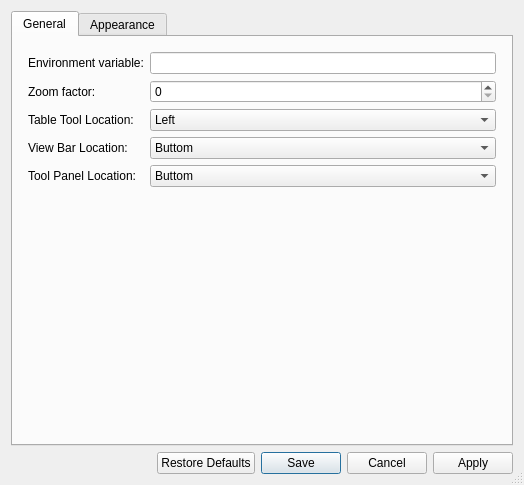
<?xml version="1.0" encoding="UTF-8"?>
<ui version="4.0">
 <class>Dialog</class>
 <widget class="QDialog" name="Dialog">
  <property name="geometry">
   <rect>
    <x>0</x>
    <y>0</y>
    <width>524</width>
    <height>485</height>
   </rect>
  </property>
  <property name="windowTitle">
   <string>Preferences</string>
  </property>
  <property name="windowIcon">
   <iconset resource="../../../../桌面/Pyslvs-PyQt5/icons.qrc">
    <normaloff>:/icons/shaded.png</normaloff>:/icons/shaded.png</iconset>
  </property>
  <property name="sizeGripEnabled">
   <bool>true</bool>
  </property>
  <layout class="QVBoxLayout" name="verticalLayout">
   <item>
    <widget class="QTabWidget" name="option_tab">
     <property name="currentIndex">
      <number>0</number>
     </property>
     <widget class="QWidget" name="general_tab">
      <attribute name="title">
       <string>General</string>
      </attribute>
      <layout class="QVBoxLayout" name="verticalLayout_2">
       <item>
        <layout class="QGridLayout" name="gridLayout">
         <property name="leftMargin">
          <number>6</number>
         </property>
         <property name="topMargin">
          <number>6</number>
         </property>
         <property name="rightMargin">
          <number>6</number>
         </property>
         <property name="bottomMargin">
          <number>6</number>
         </property>
         <item row="1" column="0">
          <widget class="QLabel" name="label_2">
           <property name="text">
            <string>Zoom factor:</string>
           </property>
          </widget>
         </item>
         <item row="1" column="1">
          <widget class="QSpinBox" name="spinBox"/>
         </item>
         <item row="0" column="0">
          <widget class="QLabel" name="label">
           <property name="text">
            <string>Environment variable:</string>
           </property>
          </widget>
         </item>
         <item row="0" column="1">
          <widget class="QLineEdit" name="EnvVariable"/>
         </item>
         <item row="2" column="1">
          <widget class="QComboBox" name="comboBox">
           <item>
            <property name="text">
             <string>Left</string>
            </property>
           </item>
           <item>
            <property name="text">
             <string>Right</string>
            </property>
           </item>
          </widget>
         </item>
         <item row="3" column="1">
          <widget class="QComboBox" name="comboBox_2">
           <item>
            <property name="text">
             <string>Buttom</string>
            </property>
           </item>
           <item>
            <property name="text">
             <string>Top</string>
            </property>
           </item>
          </widget>
         </item>
         <item row="2" column="0">
          <widget class="QLabel" name="label_3">
           <property name="text">
            <string>Table Tool Location:</string>
           </property>
          </widget>
         </item>
         <item row="3" column="0">
          <widget class="QLabel" name="label_4">
           <property name="text">
            <string>View Bar Location:</string>
           </property>
          </widget>
         </item>
         <item row="4" column="0">
          <widget class="QLabel" name="label_5">
           <property name="text">
            <string>Tool Panel Location:</string>
           </property>
          </widget>
         </item>
         <item row="4" column="1">
          <widget class="QComboBox" name="comboBox_3">
           <item>
            <property name="text">
             <string>Buttom</string>
            </property>
           </item>
           <item>
            <property name="text">
             <string>Top</string>
            </property>
           </item>
          </widget>
         </item>
        </layout>
       </item>
       <item>
        <spacer name="verticalSpacer">
         <property name="orientation">
          <enum>Qt::Vertical</enum>
         </property>
         <property name="sizeHint" stdset="0">
          <size>
           <width>20</width>
           <height>220</height>
          </size>
         </property>
        </spacer>
       </item>
      </layout>
     </widget>
     <widget class="QWidget" name="appearance_tab">
      <attribute name="title">
       <string>Appearance</string>
      </attribute>
      <layout class="QVBoxLayout" name="verticalLayout_3">
       <item>
        <layout class="QGridLayout" name="gridLayout_2">
         <property name="leftMargin">
          <number>6</number>
         </property>
         <property name="topMargin">
          <number>6</number>
         </property>
         <property name="rightMargin">
          <number>6</number>
         </property>
         <property name="bottomMargin">
          <number>6</number>
         </property>
         <item row="1" column="0">
          <widget class="QLabel" name="label_7">
           <property name="text">
            <string>Stay Chain Color:</string>
           </property>
          </widget>
         </item>
         <item row="0" column="0">
          <widget class="QLabel" name="label_6">
           <property name="text">
            <string>Link Rod Color:</string>
           </property>
          </widget>
         </item>
         <item row="0" column="1">
          <widget class="QComboBox" name="comboBox_4"/>
         </item>
         <item row="2" column="1">
          <widget class="QComboBox" name="comboBox_6"/>
         </item>
         <item row="1" column="1">
          <widget class="QComboBox" name="comboBox_5"/>
         </item>
         <item row="2" column="0">
          <widget class="QLabel" name="label_8">
           <property name="text">
            <string>Auxiliary Line Color:</string>
           </property>
          </widget>
         </item>
         <item row="3" column="0">
          <widget class="QLabel" name="label_9">
           <property name="text">
            <string>Auxiliary Line Limit Color:</string>
           </property>
          </widget>
         </item>
         <item row="3" column="1">
          <widget class="QComboBox" name="comboBox_7"/>
         </item>
        </layout>
       </item>
       <item>
        <spacer name="verticalSpacer_2">
         <property name="orientation">
          <enum>Qt::Vertical</enum>
         </property>
         <property name="sizeHint" stdset="0">
          <size>
           <width>20</width>
           <height>256</height>
          </size>
         </property>
        </spacer>
       </item>
      </layout>
     </widget>
    </widget>
   </item>
   <item>
    <layout class="QHBoxLayout" name="horizontalLayout">
     <item>
      <spacer name="horizontalSpacer">
       <property name="orientation">
        <enum>Qt::Horizontal</enum>
       </property>
       <property name="sizeHint" stdset="0">
        <size>
         <width>40</width>
         <height>20</height>
        </size>
       </property>
      </spacer>
     </item>
     <item>
      <widget class="QDialogButtonBox" name="Exit_button">
       <property name="standardButtons">
        <set>QDialogButtonBox::Apply|QDialogButtonBox::Cancel|QDialogButtonBox::RestoreDefaults|QDialogButtonBox::Save</set>
       </property>
      </widget>
     </item>
    </layout>
   </item>
  </layout>
 </widget>
 <resources>
  <include location="../../../../桌面/Pyslvs-PyQt5/icons.qrc"/>
 </resources>
 <connections>
  <connection>
   <sender>Exit_button</sender>
   <signal>clicked(QAbstractButton*)</signal>
   <receiver>Dialog</receiver>
   <slot>accept()</slot>
   <hints>
    <hint type="sourcelabel">
     <x>336</x>
     <y>462</y>
    </hint>
    <hint type="destinationlabel">
     <x>261</x>
     <y>242</y>
    </hint>
   </hints>
  </connection>
 </connections>
</ui>
